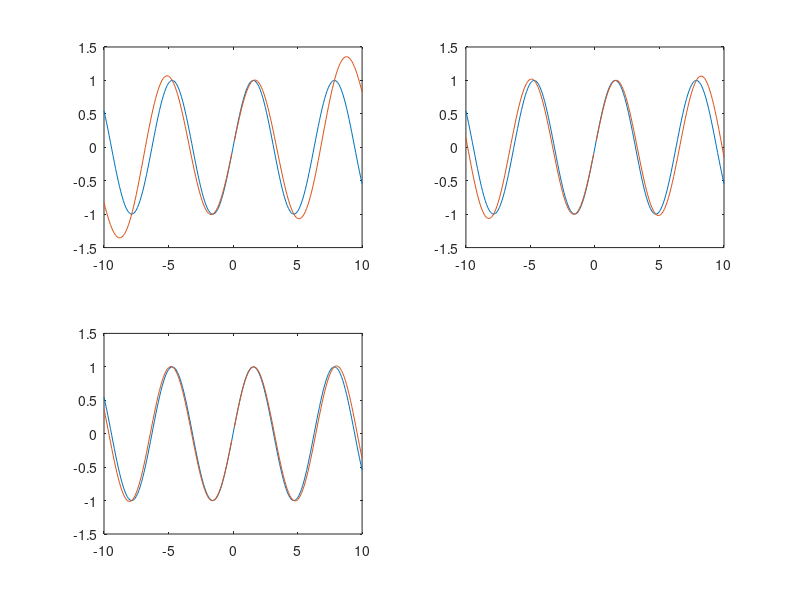

MATLAB code to generate this figure:
clc;clear all;close all;
%%
T0=pi/2;
n=-100:1:100;
nn=1:1:202;
t=-10:0.1:10;
f1=figure;
%%
X=sin(t);

Y1=zeros(1,201);
tt=1;

for t=-10:0.1:10
    for n=-5:1:5
        Y1(1,tt)=Y1(1,tt)+(sin(n*T0))*(sin(t-n*T0))/(t-n*T0);
    end
    tt=tt+1;
end
t=-10:0.1:10;
figure(f1);
subplot(2,2,1);
plot(t,X)
hold on
plot(t,Y1)
%%
Y2=zeros(1,201);
tt=1;
for t=-10:0.1:10
    for n=-10:1:10
        Y2(1,tt)=Y2(1,tt)+(sin(n*T0))*(sin(t-n*T0))/(t-n*T0);
    end
    tt=tt+1;
end
t=-10:0.1:10;
figure(f1);
subplot(2,2,2);
plot(t,X)
hold on
plot(t,Y2)

%%
Y3=zeros(1,201);
tt=1;
for t=-10:0.1:10
    for n=-20:1:20
        Y3(1,tt)=Y3(1,tt)+(sin(n*T0))*(sin(t-n*T0))/(t-n*T0);
    end
    tt=tt+1;
end
t=-10:0.1:10;
subplot(2,2,3);
plot(t,X)
hold on
plot(t,Y3)
%% end









